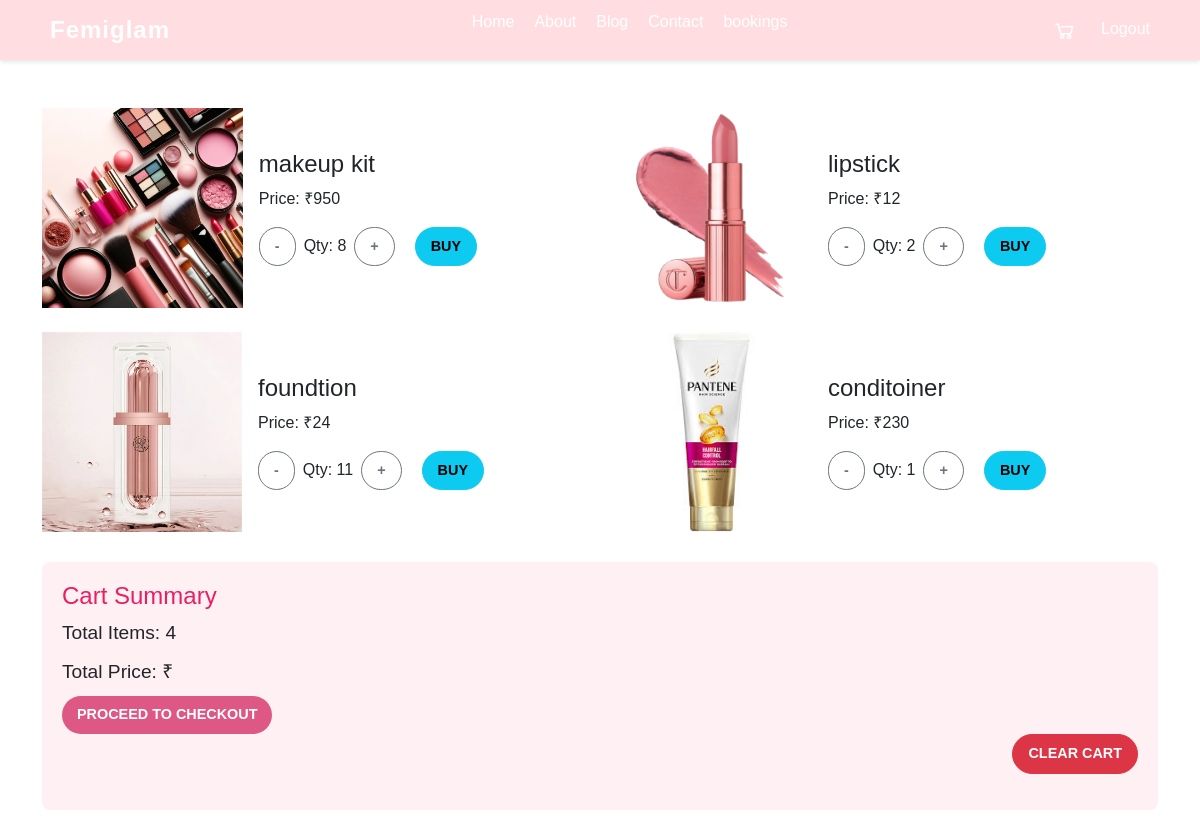
The app's page /view_cart (signed in) with its own data.
### app/models.py (models this page shows)
class Cart(models.Model):
    product=models.ForeignKey(Product,on_delete=models.CASCADE)
    user=models.ForeignKey(User,on_delete=models.CASCADE)
    qty=models.IntegerField()

class Product(models.Model):
    pid=models.TextField()
    name=models.TextField()
    descriptions=models.TextField()
    price=models.IntegerField()
    offer_price=models.IntegerField()
    brand=models.TextField()
    ingredients=models.TextField()
    expiry=models.TextField()
    stock=models.IntegerField()
    created_at=models.DateTimeField(auto_now_add=True)
    updated_at=models.DateTimeField(auto_now=True)
    img=models.FileField()

### app/views.py (the view)
# urls.py: path('view_cart',views.view_cart),
def view_cart(req):
    user=User.objects.get(username=req.session['user'])
    data=Cart.objects.filter(user=user)
    return render(req,'user/cart_display.html',{'cart':data})

### templates/user/cart_display.html (shortened to what this page needs)
<!DOCTYPE html>
<html lang="en">
<head>
    {% load static %}
    <link href="https://cdn.jsdelivr.net/npm/bootstrap@5.3.3/dist/css/bootstrap.min.css" rel="stylesheet">
    <link rel="stylesheet" href="{% static 'css/style.css' %}">
</head>
<body>
    <header>
        <nav class="navbar">
          <div class="logo">
            Femiglam
          </div>
          <ul class="nav-links">
            <li><a href="user_home">Home</a></li>
            <li><a href="about">About</a></li>
            <li><a href="blog">Blog</a></li>
            <li><a href="contact">Contact</a></li>
            <li><a href="bookings">bookings</a></li>
          </ul>
          <div class="icons">
            <a href="view_cart"><img src="media/icons8-shopping-cart-32.png" alt="Cart"></a>
             <a class="nav-link " id="login" href="logout" style="color: white;"><i class="fa-solid fa-user" style="color: white;">&nbsp;&nbsp;</i>Logout</a>
          </div>
        </nav>
      </header>
    <div class="container py-5">
        <div class="row g-4 align-items-center">
            {% for i in cart %}
            <div class="col-lg-6 col-md-12">
                <div class="cart-item d-flex align-items-center">
                    <div class="cart-item-image">
                        <img src="{{ i.product.img.url }}" alt="{{ i.product.name }}" class="img-fluid" style="max-height: 200px; object-fit: cover;">
                    </div>
                    <div class="cart-item-details ms-3">
                        <h4 class="product-name">{{ i.product.name }}</h4>
                        <p class="product-price">Price: ₹{{ i.product.offer_price }}</p>
                        <div class="quantity-controls d-flex align-items-center">
                            <a href="../qty_dec/{{i.pk}}" class="btn btn-outline-secondary btn-sm me-2">-</a>
                            <span class="qty">Qty: {{ i.qty }}</span>
                            <a href="../qty_in/{{i.pk}}" class="btn btn-outline-secondary btn-sm ms-2">+</a>
                            <a href="../buy_pro/{{i.pk}}" class="btn btn-info" style="margin-left: 20px;">Buy</a>
                        </div>
                    </div>
                </div>
            </div>
            {% endfor %}
        </div>
        <div class="cart-summary">
            <h3>Cart Summary</h3>
            <p>Total Items: {{ cart|length }}</p>
            <p>Total Price: ₹{{ total_price }}</p>
            <a href="../checkout" class="btn btn-primary">Proceed to Checkout</a>
        <div class="d-flex justify-content-end mb-3">
            <a href="../clear_cart" class="btn btn-danger">Clear Cart</a>
        </div>
    </div>
</div>
</body>
</html>

### static/css/style.css (style rules this page uses)
.icons img { width: 24px; margin-left: 10px; cursor: pointer; transition: transform 0.3s; }
* { margin: 0; padding: 0; box-sizing: border-box; font-family: Arial, sans-serif; }
header { background-color: #ffb6c1; box-shadow: 0 2px 4px rgba(0, 0, 0, 0.1); position: sticky; top: 0; z-index: 1000; }
.navbar { display: flex; justify-content: space-between; align-items: center; padding: 10px 50px; }
.logo { font-size: 24px; font-weight: bold; color: #fff; letter-spacing: 1px; cursor: pointer; }
.nav-links { list-style: none; display: flex; }
.nav-links li { margin-left: 20px; }
.nav-links a { text-decoration: none; color: #fff; font-weight: 500; transition: color 0.3s ease; }
.icons { display: flex; gap: 15px; }
.icons img { width: 25px; cursor: pointer; transition: transform 0.3s ease; }
* { margin: 0; padding: 0; box-sizing: border-box; font-family: 'Arial', sans-serif; }
.navbar { display: flex; justify-content: space-between; align-items: center; background-color: #ffdde1; padding: 10px 50px; position: sticky; top: 0; z-index: 1000; }
.icons img { width: 24px; margin-left: 15px; }
.btn { font-size: 0.9rem; border-radius: 20px; padding: 8px 15px; text-transform: uppercase; font-weight: bold; }
.btn-primary { background-color: #dd5885; border: none; }

### templates/user/cart_display.html (style rules this page uses)
.icons img { width: 24px; margin-left: 10px; cursor: pointer; transition: transform 0.3s; }
* { margin: 0; padding: 0; box-sizing: border-box; font-family: Arial, sans-serif; }
header { background-color: #ffb6c1; box-shadow: 0 2px 4px rgba(0, 0, 0, 0.1); position: sticky; top: 0; z-index: 1000; }
.navbar { display: flex; justify-content: space-between; align-items: center; padding: 10px 50px; }
.logo { font-size: 24px; font-weight: bold; color: #fff; letter-spacing: 1px; cursor: pointer; }
.nav-links { list-style: none; display: flex; }
.nav-links li { margin-left: 20px; }
.nav-links a { text-decoration: none; color: #fff; font-weight: 500; transition: color 0.3s ease; }
.icons { display: flex; gap: 15px; }
.icons img { width: 25px; cursor: pointer; transition: transform 0.3s ease; }
* { margin: 0; padding: 0; box-sizing: border-box; font-family: 'Arial', sans-serif; }
.navbar { display: flex; justify-content: space-between; align-items: center; background-color: #ffdde1; padding: 10px 50px; position: sticky; top: 0; z-index: 1000; }
.icons img { width: 24px; margin-left: 15px; }
.cart-summary { padding: 20px; background-color: #fff0f3; border-radius: 8px; margin-top: 30px; }
.cart-summary p { font-size: 1.2rem; margin-bottom: 10px; }
.cart-summary h3 { font-size: 1.5rem; color: #e91e63; }

### records on screen
Cart: product.img (picture), product.name "makeup kit", product.offer_price "950", qty "8"
Cart: product.img (picture), product.name "lipstick", product.offer_price "12", qty "2"
Cart: product.img (picture), product.name "foundtion", product.offer_price "24", qty "11"
Cart: product.img (picture), product.name "conditoiner", product.offer_price "230", qty "1"

### other values on screen
{{ cart|length }} "4"
